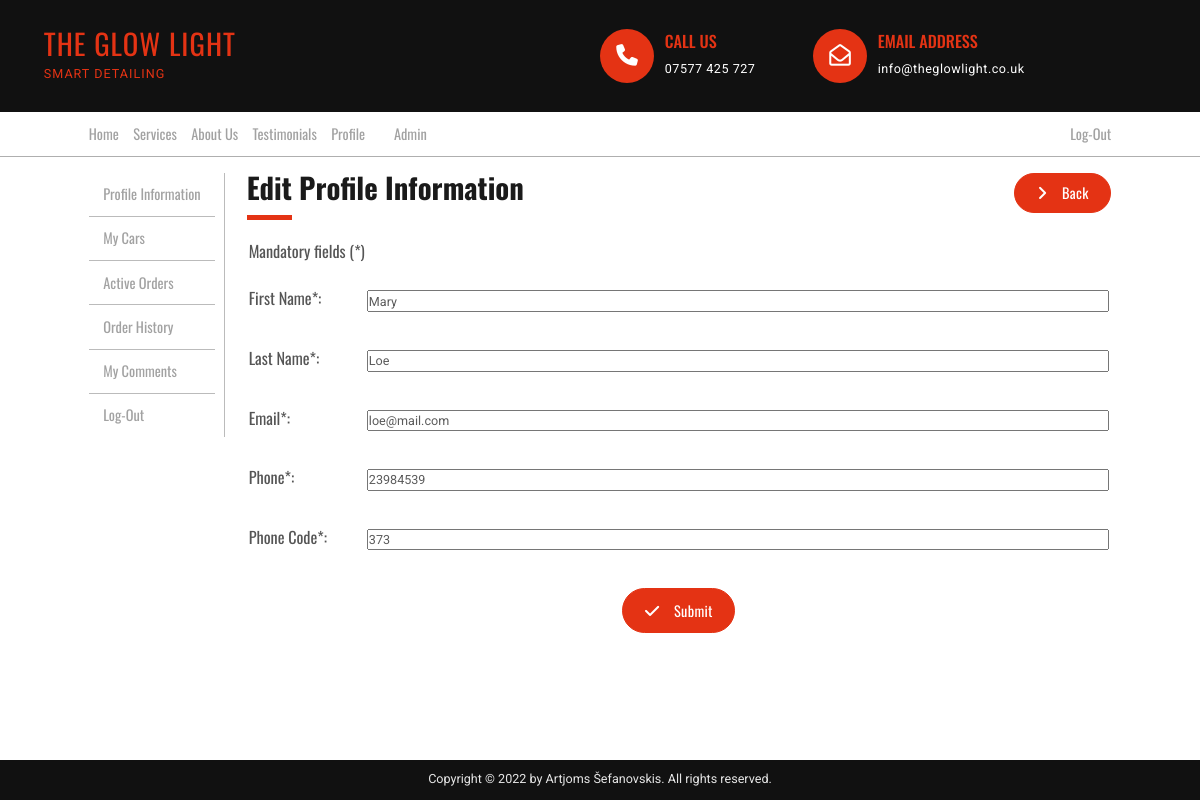
The page /profile.php?source=edit_user (signed in) on the database its author committed.
### tables this page shows
CREATE TABLE `users` (
  `user_id` int(11) NOT NULL,
  `user_first` varchar(255) NOT NULL,
  `user_last` varchar(255) NOT NULL,
  `user_email` varchar(255) NOT NULL,
  `user_phone` int(9) NOT NULL,
  `user_phone_code` int(5) NOT NULL,
  `user_role` varchar(255) NOT NULL DEFAULT 'user',
  `user_password` varchar(255) NOT NULL
);

### inc/edit_user.php (the view, shortened to what this page needs)
<?php
  if(isset($_SESSION['user_id'])){
    $user_id = $_SESSION['user_id'];
    $query = "select*from users where user_id = $user_id";
    $select_user = mysqli_query($conn,$query);
    while($row = mysqli_fetch_assoc($select_user)){
      $first_name = $row['user_first'];
      $last_name = $row['user_last'];
      $email = $row['user_email'];
      $phone = $row['user_phone'];
      $phone_code = $row['user_phone_code'];
    }
  ?>
  <div class="second-header-box">
    <div>
      <h2 class="second-heading">Edit Profile Information</h2>
      <span class="second-header-line"></span>
    </div>
    <a href="profile.php" class="btn--cta user-edit-btn" >
      <i class="fas fa-angle-right"></i>
      <span>Back</span>
    </a>
  </div>
  <form action="profile.php?source=edit_user" method="post">
    <table class="user-data-box">
      <tr>
        <td class="user-data-label">
          Mandatory&nbsp;fields&nbsp;(*)
        </td>
      </tr>
      <tr>
        <td class="user-data-label">First Name*: </td>
        <td>
          <input type="text" class="text user-data-input" name="first_name" type="text" value="<?php echo $the_first_name ?? $first_name; ?>">
        </td>
      </tr>
      <tr>
        <td class="user-data-label">Last Name*: </td>
        <td>
          <input type="text" class="text user-data-input" name="last_name" value="<?php echo $the_last_name ?? $last_name; ?>">
        </td>
      </tr>
      <tr>
        <td class="user-data-label">Email*: </td>
        <td>
          <input type="email" class="text user-data-input" name="email" value="<?php echo $the_email ?? $email; ?>">
        </td>
      </tr>
      <tr>
        <td class="user-data-label">Phone*: </td>
        <td>
          <input type="number" class="text user-data-input" name="phone" value="<?php echo $the_phone ?? $phone; ?>">
        </td>
      </tr>
      <tr>
        <td class="user-data-label">Phone Code*: </td>
        <td>
          <input type="number" class="text user-data-input" name="phone_code" value="<?php echo $the_phone_code ?? $phone_code; ?>">
        </td>
      </tr>
    </table>
    <div class="update-profile-btn-box">
      <button type="submit" name="update_user" class="btn--cta"><i class="fa fa-check"></i> Submit</button>
    </div>
  </form>
  <?php
  }
?>

### css/general.css (style rules this page uses)
* { padding: 0; margin: 0; box-sizing: border-box; }
html { font-size: 62.5%; height: 100%; overflow-x: hidden; }
body { font-family: "Oswald", sans-serif; line-height: 1; font-weight: 400; color: #555; position: relative; min-height: 100vh; overflow-x: hidden; }
input[type="number"] { -moz-appearance: textfield; }
.text { font-family: "Roboto", sans-serif; font-size: 1.4rem; line-height: 1.5; color: #5b5b5b; }
.second-header-box { display: flex; justify-content: space-between; margin-bottom: 3.2rem; position: relative; }
.second-heading { font-size: 3.2rem; color: #1a1a1a; }
.second-header-line { display: inline-block; border-top: 5px solid #e43314; width: 5rem; position: absolute; left: 0; bottom: -0.8rem; }
.btn--cta, .btn--cta:link, .btn--cta:visited { font-family: "Oswald"; font-weight: 400; letter-spacing: 0.3px; display: inline-block; color: #fff; background-color: #e43314; font-size: 1.6rem; text-decoration: none; padding: 1.2rem 2.4rem; border-radius: 100px; text-align: center; border: #e43314 solid 1px; height: fit-content; min-width: fit-content; }
.btn--cta i { padding-right: 1.2rem; font-size: 1.8rem; }
@media (max-width: 75em) { html { font-size: 56.25%; } }

### css/profile.css (style rules this page uses)
.user-data-box { font-size: 1.8rem; width: 100%; }
.user-data-box tr td { padding-bottom: 3.2rem; }
.user-data-label { width: 12rem; vertical-align: top; }
.user-data-input { width: 100%; height: 2.4rem; margin-bottom: 0.8rem; }
.update-profile-btn-box { text-align: center; }
.update-profile-btn-box button { font-family: "Oswald"; }

### rows shown on the page
users: first_name "Mary", last_name "Loe", email "loe@mail.com", phone "23984539", phone_code "373"
